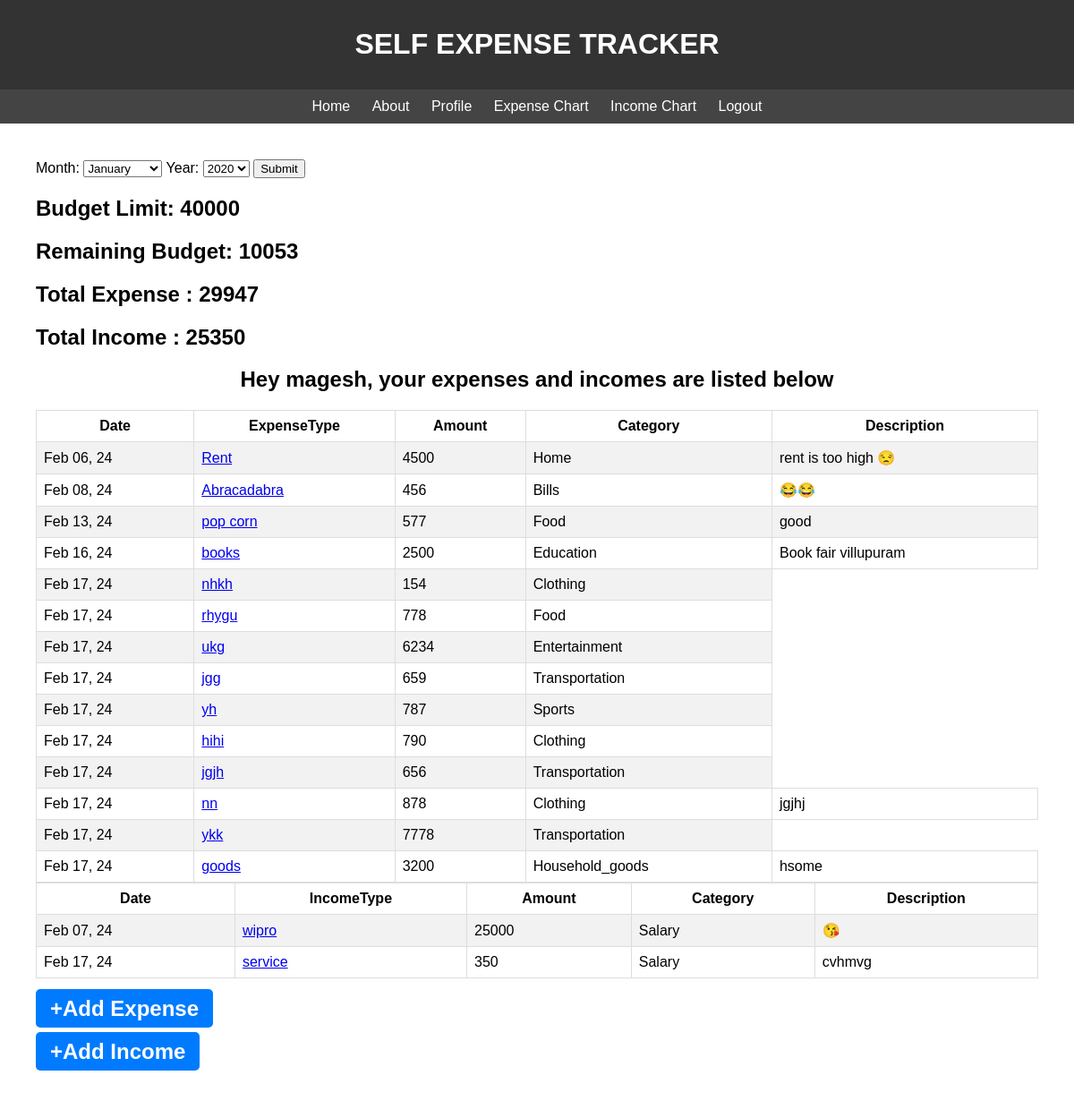
The app's page / (signed in) with its own data.
### users/models.py (models this page shows, shortened)
class Profile(models.Model):
    user = models.OneToOneField(User, on_delete=models.CASCADE)
    image = models.ImageField(default='default.jpg', upload_to='profile_pics')
    budget_limit = models.IntegerField(default=25000)

### finance/models.py (models this page shows, shortened)
class Expense(models.Model):
    CATEGORY_CHOICES = [
        ('Food', 'Food'),
        ('Clothing', 'Clothing'),
        ('Transportation', 'Transportation'),
        ('Home', 'Home'),
        ('Bills', 'Bills '),
        ('Entertainment', 'Entertainment'),
        ('Household_goods', 'Household Goods'),
        ('personnel_needs', 'Personnel Needs'),
        ('Education', 'Education'),
        ('Sports', 'Sports'),
        ('Others', 'Others'),
    ]
    user = models.ForeignKey(User, on_delete=models.CASCADE)
    expense_type = models.CharField(max_length=25)
    category = models.CharField(max_length=25, choices=CATEGORY_CHOICES)
    date = models.DateTimeField(default=timezone.now)
    amount = models.IntegerField()
    description = models.TextField(blank=True)

class Income(models.Model):
    INCOME_CHOICES = [
        ('Salary', 'Salary'),
        ('Sales', 'Sales'),
        ('Dividends', 'Dividends'),
        ('Rental', 'Rental'),
        ('Grants', 'Grants'),
        ('Refunds', 'Refunds'),
        ('Awards', 'Awards'),
        ('Others', 'Others'),
    ]
    user = models.ForeignKey(User, on_delete=models.CASCADE)
    income_type = models.CharField(max_length=25)
    category = models.CharField(max_length=25, choices=INCOME_CHOICES)
    date = models.DateTimeField(default=timezone.now)
    amount = models.IntegerField()
    description = models.TextField(blank=True)

### finance/views.py (the view)
# urls.py: path('', views.home, name='finance-home'),
@login_required
def home(request):
    expense_set = request.user.expense_set.filter(date__month=timezone.now().month, date__year=timezone.now().year)
    income_set = request.user.income_set.filter(date__month=timezone.now().month, date__year=timezone.now().year)
    if request.method == 'POST':
        form = MonthYearForm(request.POST)
        if form.is_valid():
            month = int(form.cleaned_data['month'])
            year = int(form.cleaned_data['year'])
            expense_set = request.user.expense_set.filter(date__month=month, date__year=year)
            income_set = request.user.income_set.filter(date__month=month, date__year=year)
    else:
        form = MonthYearForm()
    amount_spend = 0
    for i in expense_set:
        amount_spend += i.amount
    amount_earned = 0
    for i in income_set:
        amount_earned += i.amount
    remaining_budget = request.user.profile.budget_limit - amount_spend
    context = {"title": "Home", 'expenses': expense_set, "incomes": income_set, 'remaining_budget': remaining_budget,
               'expense_amount': amount_spend, 'income_amount': amount_earned, 'form': form}  # 'paginate_by': 5,
    return render(request, 'finance/home.html', context)

### finance/forms.py
class MonthYearForm(forms.Form):
    MONTH_CHOICES = [(str(i), MONTHS[i]) for i in range(1, 13)]
    YEAR_CHOICES = [(str(i), str(i)) for i in range(2020, 2051)]
    month = forms.ChoiceField(choices=MONTH_CHOICES)
    year = forms.ChoiceField(choices=YEAR_CHOICES)

### finance/templates/finance/home.html (shortened to what this page needs)
{% extends "finance/base.html" %}
{% block content %}
<div id="yy">
    <form method="POST">
        {{ form.month.label_tag }}
        {{ form.month }}
        {{ form.year.label_tag }}
        {{ form.year }}
        <button type="submit">Submit</button>
    </form>
</div>
<div id="zz">
    <h2>Budget Limit: {{ user.profile.budget_limit }}</h2>
    <h2>Remaining Budget: {{ remaining_budget }}</h2>
    <h2>Total Expense : {{ expense_amount }}</h2>
    <h2>Total Income : {{ income_amount }}</h2>
</div>
<div id="q">
    {% if expenses and incomes %}
        <h2 align="center" id="p">Hey {{ user }}, your expenses and incomes are listed below </h2>
        <table class="b">
            <tr class="c">
                <th>Date</th>
                <th>ExpenseType</th>
                <th>Amount</th>
                <th>Category</th>
                <th>Description</th>
            </tr>
        {% for con in expenses %}
            <tr class="d">
                <td>{{ con.date|date:"M d, y" }}</td>
                <td><a href="{% url 'expense-detail' con.id %}">{{ con.expense_type }}</a></td>
                <td>{{ con.amount }}</td>
                <td>{{ con.category }}</td>
                {% if con.description %}
                    <td>{{ con.description }}</td>
                {% endif %}
            </tr>
        {% endfor %}
        </table>
        <table class="b">
            <tr class="c">
                <th>Date</th>
                <th>IncomeType</th>
                <th>Amount</th>
                <th>Category</th>
                <th>Description</th>
            </tr>
        {% for con in incomes %}
            <tr class="d">
                <td>{{ con.date|date:"M d, y" }}</td>
                <td><a href="{% url 'income-detail' con.id %}">{{ con.income_type }}</a></td>
                <td>{{ con.amount }}</td>
                <td>{{ con.category }}</td>
                {% if con.description %}
                    <td>{{ con.description }}</td>
                {% endif %}
            </tr>
        {% endfor %}
        </table>
</div>
    {% else %}
        <h1 align="center" id="t">your expense and incomes list is empty.</h1>
    {% endif %}
    <h2><a href="{% url 'expense-create' %}" class="e">+Add Expense</a></h2>
    <h2><a href="{% url 'income-create' %}" class="e">+Add Income</a></h2>
{% endblock %}

### finance/static/finance/none.css (style rules this page uses)
body { font-family: Arial, sans-serif; margin: 0; padding: 0; }
table { width: 100%; border-collapse: collapse; }
th, td { border: 1px solid #ddd; padding: 8px; }
tr:nth-child(even) { background-color: #f2f2f2; }
.e { background-color: #007bff; color: #fff; padding: 8px 16px; text-decoration: none; border-radius: 5px; }

### records on screen
Expense: date "Feb 06, 24", expense_type "Rent", amount "4500", category "Home", description "rent is too high 😒"
Expense: date "Feb 08, 24", expense_type "Abracadabra", amount "456", category "Bills", description "😂😂"
Expense: date "Feb 13, 24", expense_type "pop corn", amount "577", category "Food", description "good"
Expense: date "Feb 16, 24", expense_type "books", amount "2500", category "Education", description "Book fair villupuram"
Expense: date "Feb 17, 24", expense_type "nhkh", amount "154", category "Clothing"
Expense: date "Feb 17, 24", expense_type "rhygu", amount "778", category "Food"
Expense: date "Feb 17, 24", expense_type "ukg", amount "6234", category "Entertainment"
Expense: date "Feb 17, 24", expense_type "jgg", amount "659", category "Transportation"
Expense: date "Feb 17, 24", expense_type "yh", amount "787", category "Sports"
Expense: date "Feb 17, 24", expense_type "hihi", amount "790", category "Clothing"
Expense: date "Feb 17, 24", expense_type "jgjh", amount "656", category "Transportation"
Expense: date "Feb 17, 24", expense_type "nn", amount "878", category "Clothing", description "jgjhj"
Expense: date "Feb 17, 24", expense_type "ykk", amount "7778", category "Transportation"
Expense: date "Feb 17, 24", expense_type "goods", amount "3200", category "Household_goods", description "hsome"
Income: date "Feb 07, 24", income_type "wipro", amount "25000", category "Salary", description "😘"
Income: date "Feb 17, 24", income_type "service", amount "350", category "Salary", description "cvhmvg"

### other values on screen
{{ user.profile.budget_limit }} "40000"
{{ remaining_budget }} "10053"
{{ expense_amount }} "29947"
{{ income_amount }} "25350"
{{ user }} "magesh"
